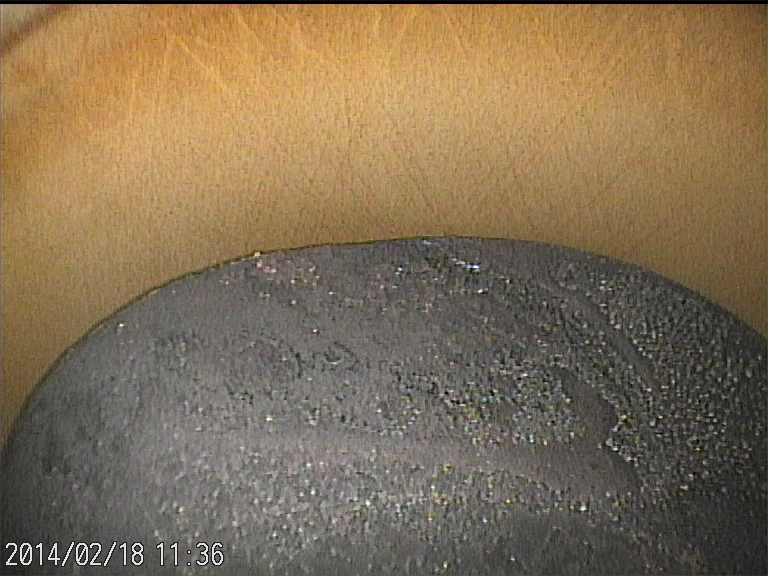
#> input picture ModelingSystem_Mid/all_datasetfiles/gangbi1qingwei/IV000003 (10).JPG, 768 x 576 px
$ python -i mid_ds_image_tool.py   (imports and definitions only)   (older library calls are emulated)
#> lines starting #> are read from the running program, lines starting #| are printed output that depends on the picture
#> further down, picture is the input picture: shape (576, 768, 3); mean B, G, R 85.4, 111.5, 129.8
from pylab import *
from scipy.ndimage import filters
import cv2

# [11 lines left out: function plot_s, not called in this run]

def edge_bi(img):
    bi_img = cv2.bilateralFilter(img, 0, 100, 5)
    return bi_img

# [31 lines left out: functions edge_shift, histeq_grey, histeq_rgb, gaussian_grey, gaussian_rgb, not called in this run]


def sobel(img):
    x=cv2.Sobel(img,cv2.CV_16S,1,0)
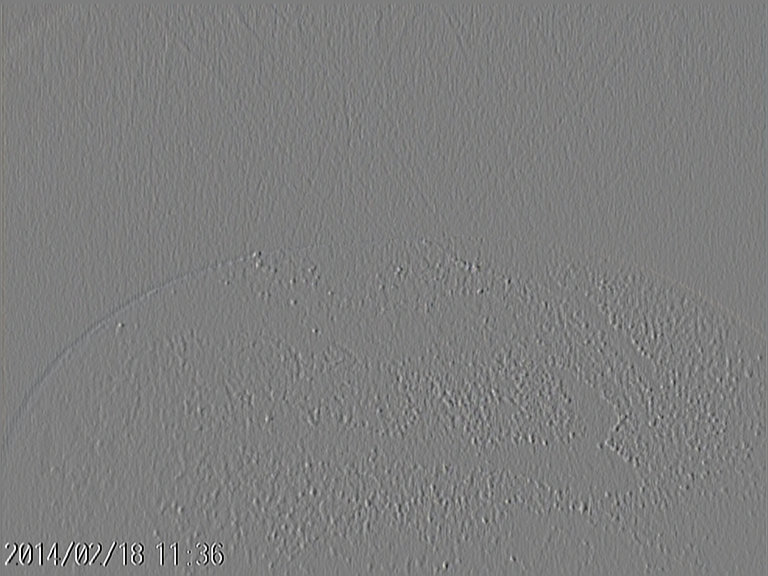
#> x: shape (576, 768, 3) int16; mean B, G, R -0.2, -0.2, -0.3; drawn with min black and max white
    y=cv2.Sobel(img,cv2.CV_16S,0,1)
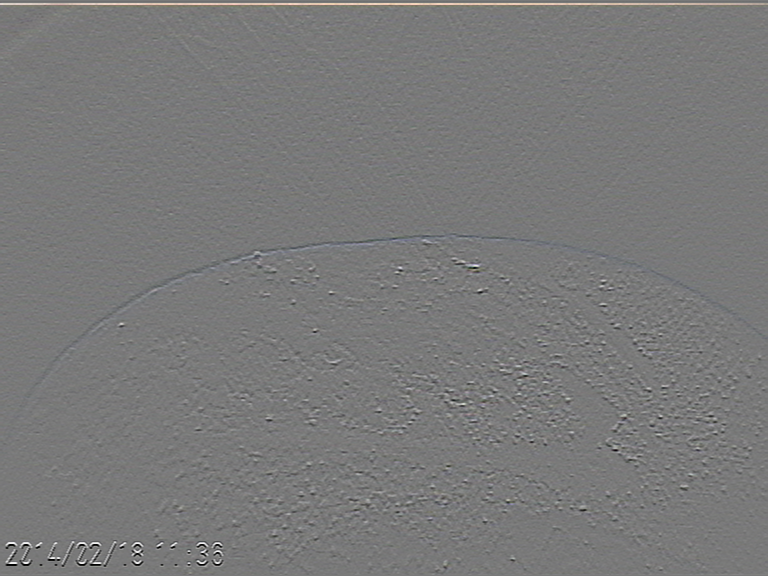
#> y: shape (576, 768, 3) int16; mean B, G, R 0.8, 0.9, 0.9; drawn with min black and max white

    absx=cv2.convertScaleAbs(x)
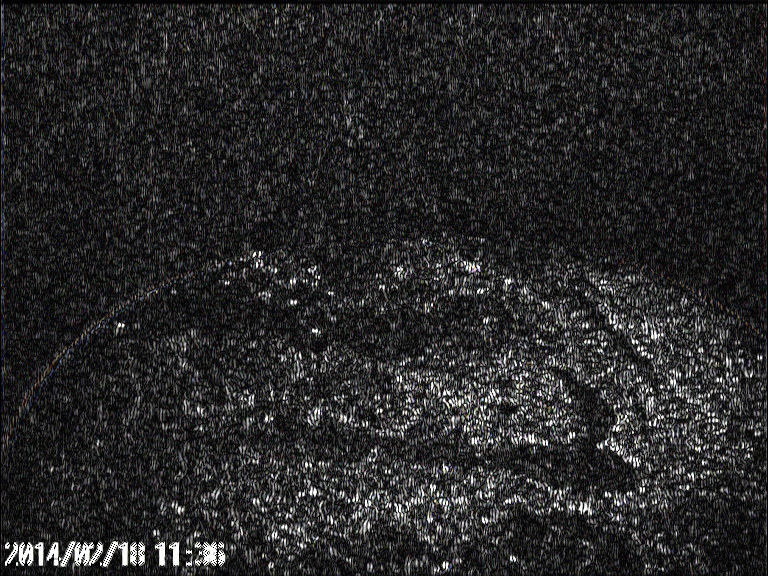
#> absx: shape (576, 768, 3); mean B, G, R 39.7, 39.6, 39.8
    absy=cv2.convertScaleAbs(y)
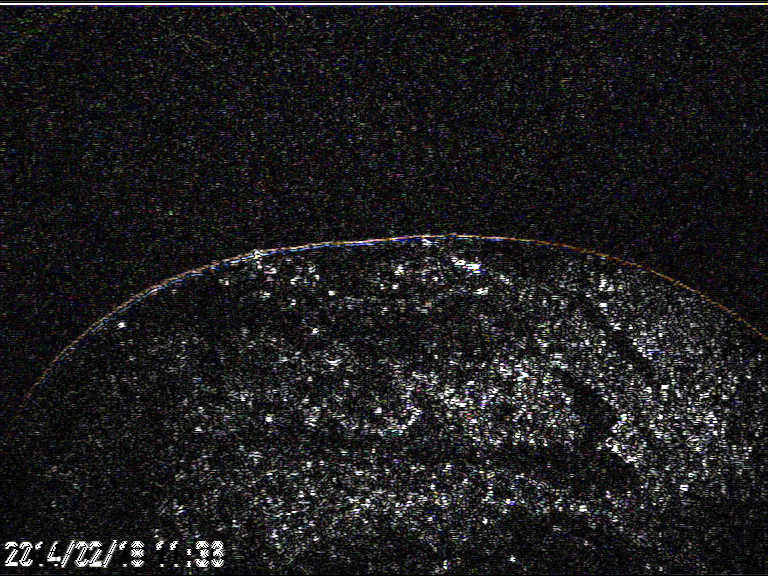
#> absy: shape (576, 768, 3); mean B, G, R 30.7, 29.4, 30

    dist=cv2.addWeighted(absx,0.5,absy,0.5,0)
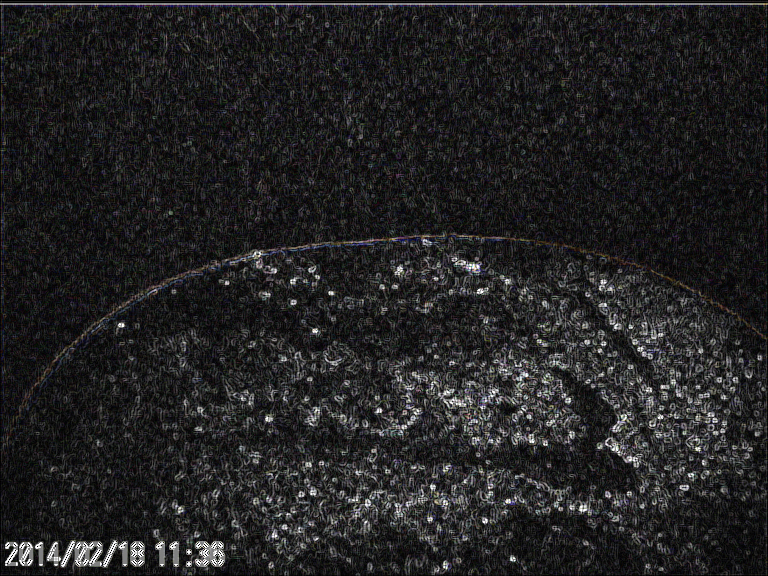
#> dist: shape (576, 768, 3); mean B, G, R 35.2, 34.5, 34.9
    return dist

# [76 lines left out: functions denoise_grey, denoise_rgb, color_denoise_cv, m_denoise_grey, m_denoise_color, gaussian_rgb and 1 more, not called in this run]

>>> import cv2
>>> picture = cv2.imread('all_datasetfiles/gangbi1qingwei/IV000003 (10).JPG')
>>> result = sobel(picture)

$ run again, on ModelingSystem_Mid/all_datasetfiles/gangbi1qingwei/IV000003 (7).JPG
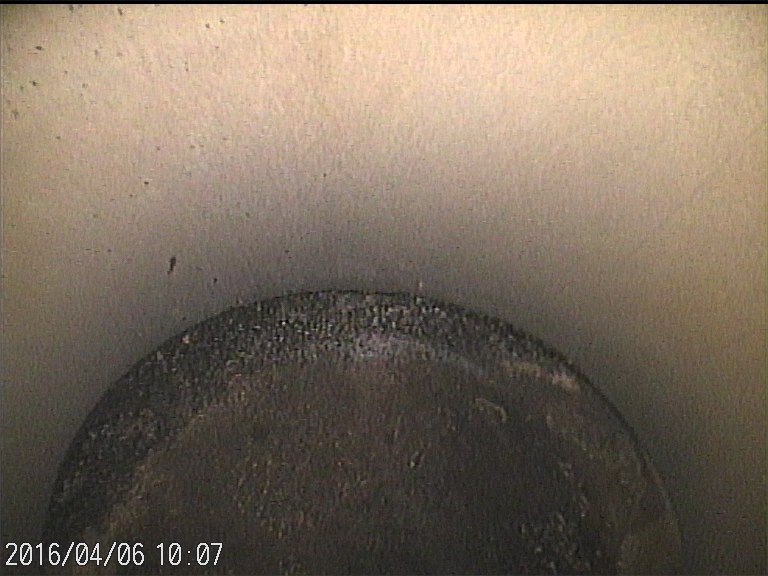
#> input picture ModelingSystem_Mid/all_datasetfiles/gangbi1qingwei/IV000003 (7).JPG, 768 x 576 px
#> picture is the input picture: shape (576, 768, 3); mean B, G, R 95.6, 110.8, 124.4
#> in sobel, `y=cv2.Sobel(img,cv2.CV_16S,0,1)`:
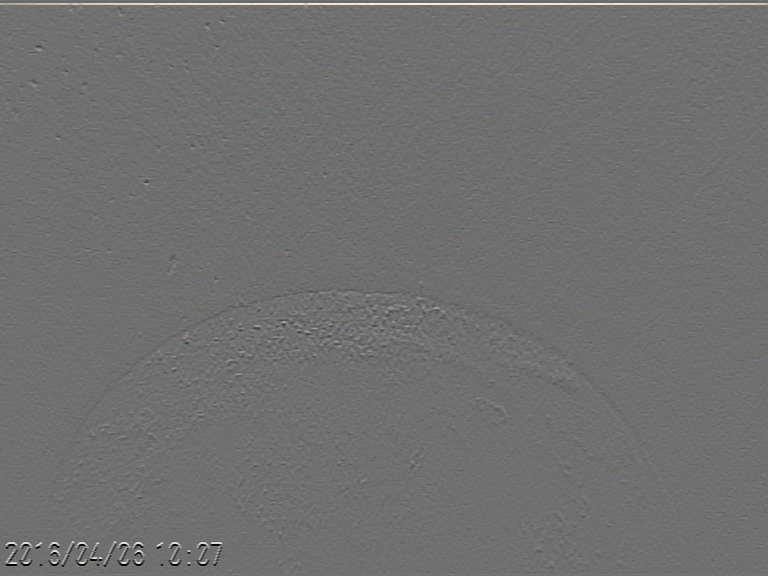
#> y: shape (576, 768, 3) int16; mean B, G, R 0.4, 0.5, 0.6; drawn with min black and max white
#> in sobel, `dist=cv2.addWeighted(absx,0.5,absy,0.5,0)`:
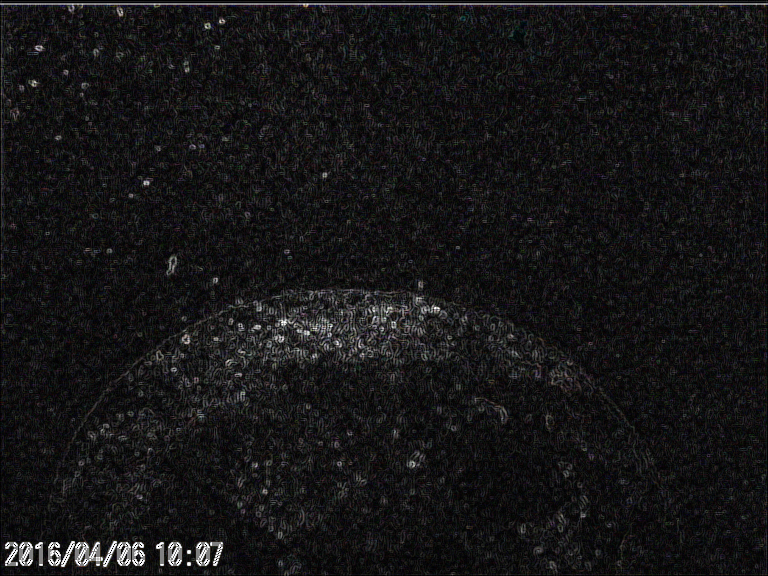
#> dist: shape (576, 768, 3); mean B, G, R 22.3, 21.5, 22.1

$ run again, on ModelingSystem_Mid/all_datasetfiles/gangbi1qingwei/IV000004 (2).JPG
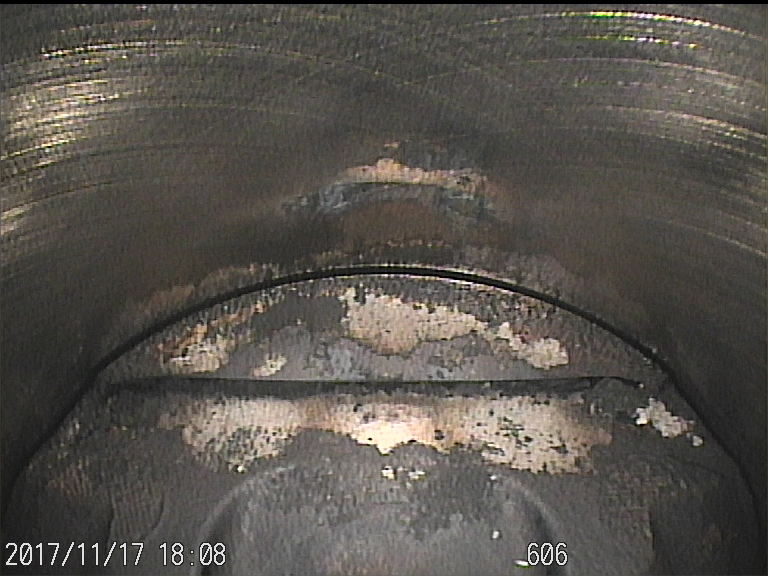
#> input picture ModelingSystem_Mid/all_datasetfiles/gangbi1qingwei/IV000004 (2).JPG, 768 x 576 px
#> picture is the input picture: shape (576, 768, 3); mean B, G, R 77.5, 83.6, 87.8
#> in sobel, `y=cv2.Sobel(img,cv2.CV_16S,0,1)`:
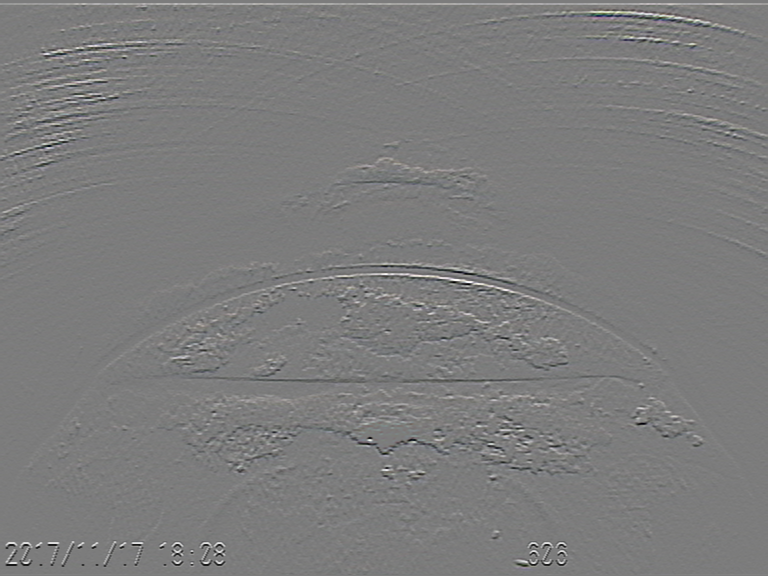
#> y: shape (576, 768, 3) int16; mean B, G, R 1, 1, 1.1; drawn with min black and max white
#> in sobel, `dist=cv2.addWeighted(absx,0.5,absy,0.5,0)`:
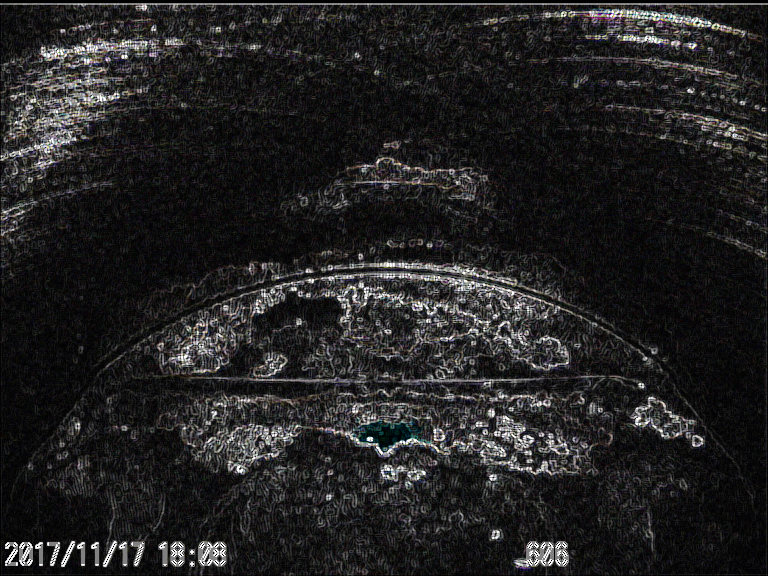
#> dist: shape (576, 768, 3); mean B, G, R 34.8, 34.4, 35.1
